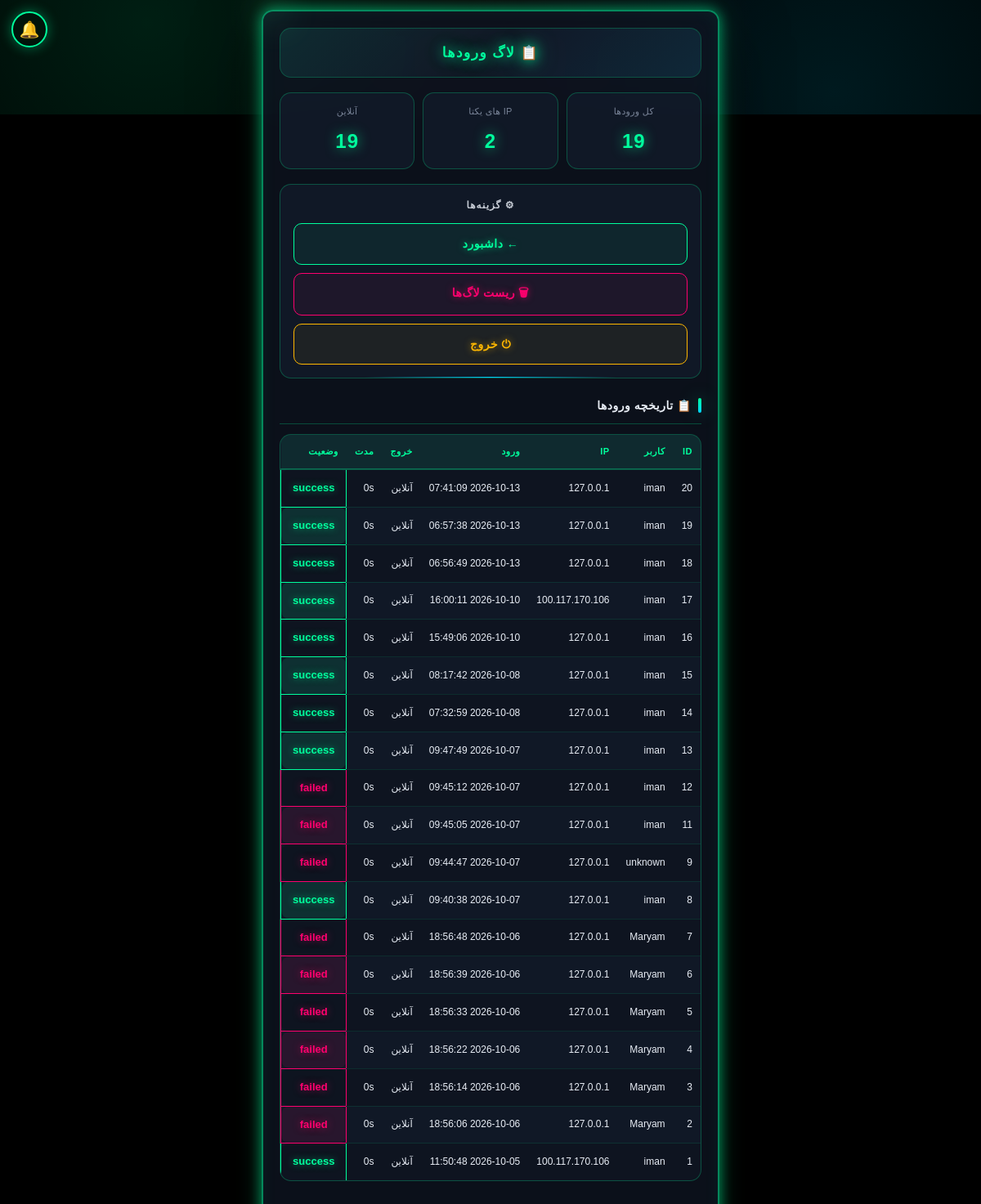
/admin/logs (signed in), run on an earlier commit of the app's database.
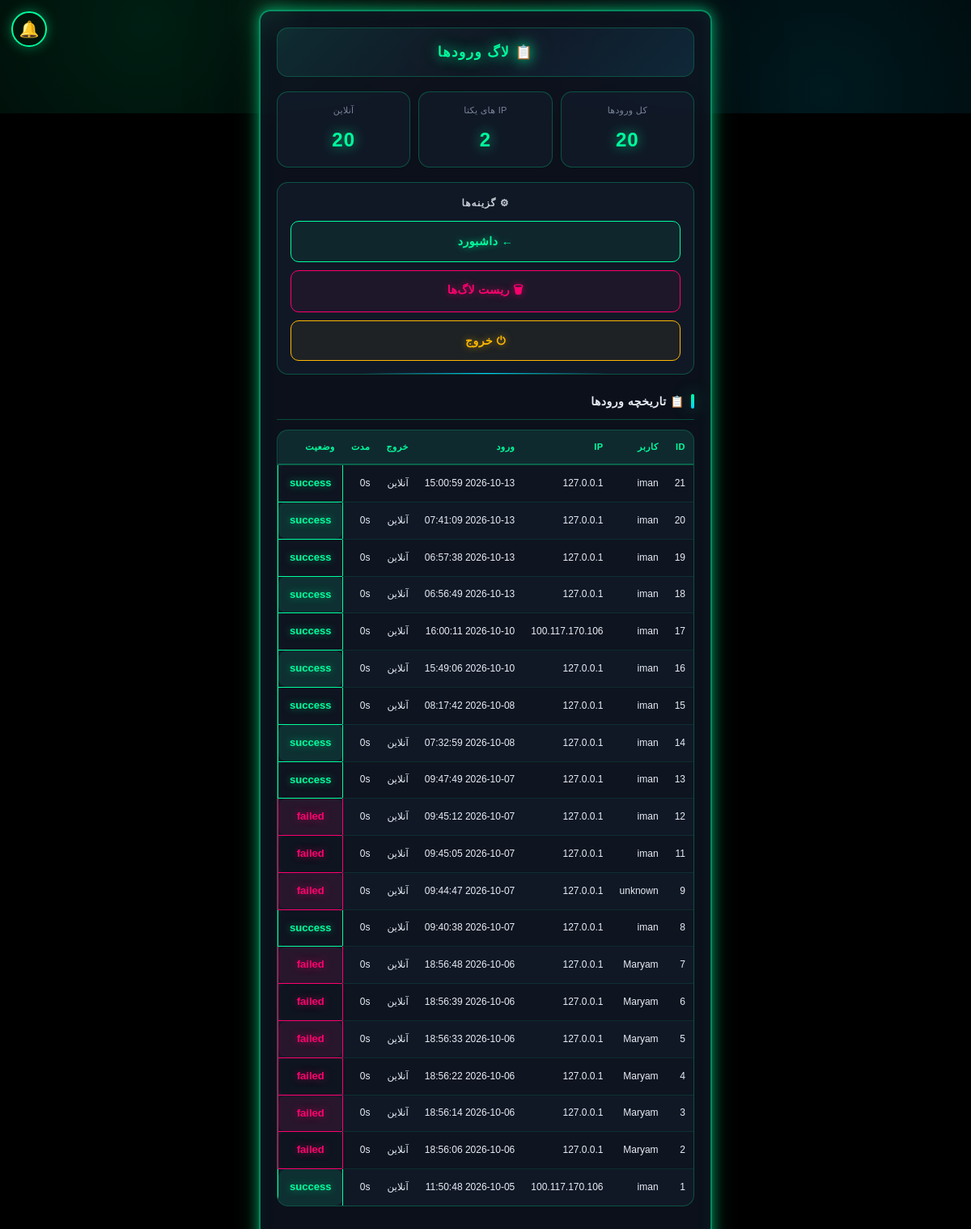
And on a later commit of the database.
### tables this page shows
CREATE TABLE login_logs (
        id INTEGER PRIMARY KEY AUTOINCREMENT,
        user_id INTEGER, username TEXT, ip TEXT, user_agent TEXT,
        login_time TIMESTAMP DEFAULT CURRENT_TIMESTAMP,
        logout_time TIMESTAMP, duration_seconds INTEGER DEFAULT 0,
        status TEXT DEFAULT 'success');

### app.py (the view)
@app.route("/admin/logs")
@admin_required
def admin_logs():
    return render_template("admin_logs.html",
        logs=get_all_logins(200),
        stats=get_login_stats())

### app.py (called while the page is built)
@app.context_processor
def inject_global_settings():
    try:
        if session.get("is_admin"):
            s = get_admin_settings()
        elif session.get("user_id"):
            s = get_user_settings(session["user_id"])
        else:
            s = {"avatar": None, "bg": None, "theme": "neon"}
    except Exception:
        s = {"avatar": None, "bg": None, "theme": "neon"}
    return {"current_settings": s}

@app.after_request
def _security_headers(response):
    if response.content_type and 'text/html' in response.content_type:
        response.headers["Cache-Control"] = "no-store, no-cache, must-revalidate, max-age=0"
        response.headers["Pragma"] = "no-cache"
        response.headers["Expires"] = "0"
    """هدرهای امنیتی"""
    response.headers["X-Content-Type-Options"] = "nosniff"
    response.headers["X-Frame-Options"] = "SAMEORIGIN"
    response.headers["X-XSS-Protection"] = "1; mode=block"
    response.headers["Referrer-Policy"] = "no-referrer"
    response.headers["Permissions-Policy"] = "geolocation=(), microphone=(), camera=()"
    return response

def admin_required(f):
    @wraps(f)
    def decorated(*args, **kwargs):
        if session.get("user_id"):
            session.clear()
            return redirect(url_for("admin_login"))
        if not session.get("is_admin"):
            return redirect(url_for("admin_login"))
        return f(*args, **kwargs)
    return decorated

### database.py (called while the page is built, shortened)
def get_all_logins(limit=200):
    conn = sqlite3.connect(DB_PATH)
    c = conn.cursor()
    c.execute("SELECT * FROM login_logs ORDER BY id DESC LIMIT ?", (limit,))
    rows = c.fetchall()
    conn.close()
    return rows

def get_login_stats():
    conn = sqlite3.connect(DB_PATH)
    c = conn.cursor()
    c.execute("SELECT COUNT(*) FROM login_logs")
    total = c.fetchone()[0]
    c.execute("SELECT COUNT(DISTINCT ip) FROM login_logs")
    unique_ips = c.fetchone()[0]
    c.execute("SELECT COUNT(*) FROM login_logs WHERE logout_time IS NULL")
    online = c.fetchone()[0]
    conn.close()
    return {"total": total, "unique_ips": unique_ips, "online": online}

def get_user_settings(user_id):
    import time
    now = time.time()
    if user_id in _SETTINGS_CACHE and (now - _SETTINGS_CACHE_TIME.get(user_id, 0)) < 60:
        return _SETTINGS_CACHE[user_id]

def get_admin_settings():
    return get_user_settings(ADMIN_ID)

### templates/admin_logs.html (shortened to what this page needs)
<!DOCTYPE html>
<html lang="fa" dir="rtl">
<head>
    <link rel="stylesheet" href="/static/style.css">
<link href="https://cdn.jsdelivr.net/gh/rastikerdar/vazirmatn@v33.003/Vazirmatn-font-face.css" rel="stylesheet">
<link rel="stylesheet" href="/static/navbar-fix.css">
</head>
<body class="matrix-bg">
    <div class="container">
        <div class="header-bar">
            <div class="header-title">📋 لاگ ورودها</div>
        </div>
        <div class="stats">
            <div class="stat-box">
                <span class="stat-label">کل ورودها</span>
                <span class="stat-value">{{ stats.total }}</span>
            </div>
            <div class="stat-box">
                <span class="stat-label">IP های یکتا</span>
                <span class="stat-value">{{ stats.unique_ips }}</span>
            </div>
            <div class="stat-box">
                <span class="stat-label">آنلاین</span>
                <span class="stat-value">{{ stats.online }}</span>
            </div>
        </div>
        <div class="footer-box">
            <div class="footer-title">⚙ گزینه‌ها</div>
            <div class="footer-actions">
                <a href="/admin/dashboard" class="btn-nav">← داشبورد</a>
                <button type="button" class="btn-reset" onclick="openClearModal()">🗑 ریست لاگ‌ها</button>
                <a href="/admin/logout" class="btn-nav btn-logout">⏻ خروج</a>
            </div>
        </div>
        <h2>📋 تاریخچه ورودها</h2>
        <div class="table-wrap">
            <table>
                <tr>
                    <th>ID</th>
                    <th>کاربر</th>
                    <th>IP</th>
                    <th>ورود</th>
                    <th>خروج</th>
                    <th>مدت</th>
                    <th>وضعیت</th>
                </tr>
                {% for row in logs %}
                <tr>
                    <td>{{ row[0] }}</td>
                    <td>{{ row[2] }}</td>
                    <td>{{ row[3] }}</td>
                    <td>{{ row[5] }}</td>
                    <td>{{ row[6] or 'آنلاین' }}</td>
                    <td>{{ row[7] }}s</td>
                    <td class="{{ 'success' if row[8]=='success' else 'error' }}">{{ row[8] }}</td>
                </tr>
                {% endfor %}
            </table>
        </div>
    </div>
{% include "_global_bg.html" %}
<a href="#" id="notifBellLink" class="notif-bell" title="اعلان‌ها">
🔔
</a>
</body>
</html>

### templates/_global_bg.html (shortened to what this page needs)
<link rel="stylesheet" href="/static/app-feel.css">

### static/navbar-fix.css (style rules this page uses)
html, body { padding-bottom: 0 !important; margin-bottom: 0 !important; }
body { padding-bottom: 140px !important; min-height: 100vh !important; overflow-y: auto !important; overflow-x: hidden !important; height: auto !important; max-height: none !important; position: relative !important; }
.container, .wrap, main, .content, .main-content { padding-bottom: 140px !important; }
body::after { content: ""; display: block; height: 140px; width: 100%; pointer-events: none; }

### static/app-feel.css (style rules this page uses)
* { -webkit-tap-highlight-color:transparent;-webkit-touch-callout:none }
html,body { overscroll-behavior:none;-webkit-overflow-scrolling:touch }
body { user-select:none;-webkit-user-select:none }
button,a.btn,.ni,.tab,.cat,.main-cat,.prod,.shop,.cart { transition:transform .15s ease,box-shadow .3s ease; }
.page-fade { animation:pageFade .3s ease-out }

### templates/admin_logs.html (style rules this page uses)
body,input,textarea,button,select { font-family:"Vazirmatn","Segoe UI",Tahoma,sans-serif !important; }

What changed in the data, as far as the page shows it:
added login_logs: id "21", username "iman", ip "127.0.0.1", login_time "2026-10-13 15:00:59", row "آنلاین", duration_seconds "0", status "success"
Also different on the page:
{{ stats.total }}: "19" → "20"
{{ stats.online }}: "19" → "20"
